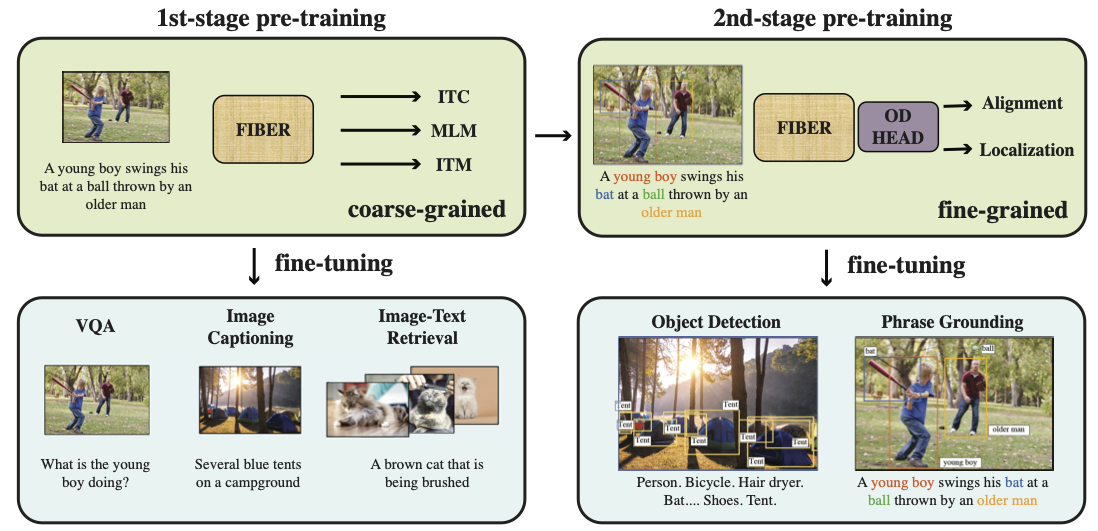
#> input picture figs/fiber_pipeline.png, 1098 x 531 px
$ python -i randaug.py   (imports and definitions only)
#> lines starting #> are read from the running program, lines starting #| are printed output that depends on the picture
#> further down, picture is the input picture: shape (531, 1098, 3); mean B, G, R 196.2, 210.2, 207.5
"""
    From https://github.com/salesforce/ALBEF/
"""
import cv2
import numpy as np


## aug functions
def identity_func(img):
    return img


# [31 lines left out: function autocontrast_func, not called in this run]


def equalize_func(img):
    """
    same output as PIL.ImageOps.equalize
    PIL's implementation is different from cv2.equalize
    """
    n_bins = 256

    def tune_channel(ch):
        hist = cv2.calcHist([ch], [0], None, [n_bins], [0, n_bins])
#> hist = 256 values, max 141034 at index 202, min 0 at index 0, mean 2277.5
        non_zero_hist = hist[hist != 0].reshape(-1)
#> non_zero_hist = 247 values, max 141034 at index 193, min 1 at index 0, mean 2360.5
        step = np.sum(non_zero_hist[:-1]) // (n_bins - 1)
#> step = 1742
        if step == 0:
            return ch
        n = np.empty_like(hist)
        n[0] = step // 2
        n[1:] = hist[:-1]
        table = (np.cumsum(n) // step).clip(0, 255).astype(np.uint8)
#> table = 256 values from 0 to 255
        return table[ch]
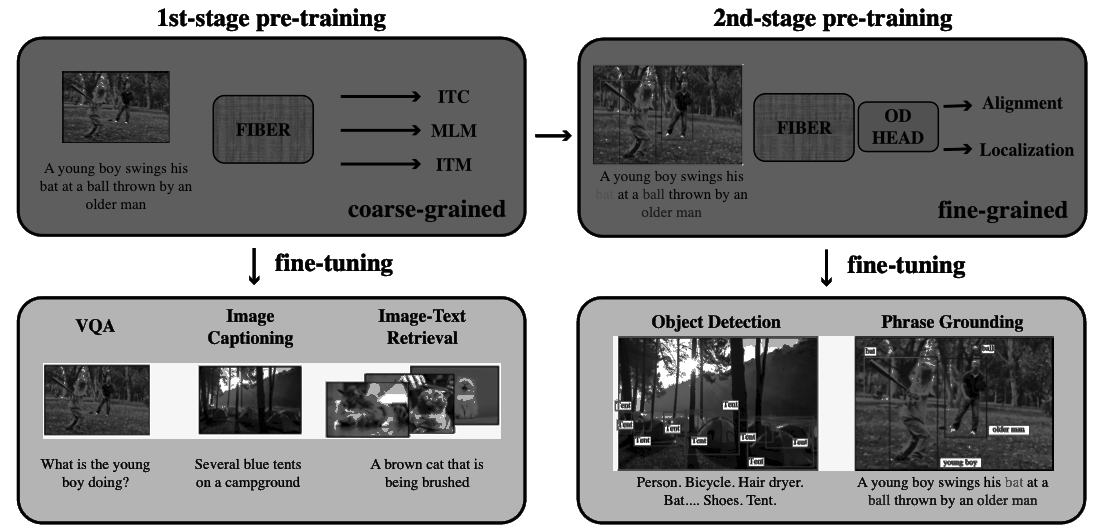
#> returned value: shape (531, 1098); min 0, max 255, mean 141.3

    channels = [tune_channel(ch) for ch in cv2.split(img)]
#> in tune_channel (call 2), `hist = cv2.calcHist([ch], [0], None, [n_bins], [0, n_bins])`: hist = 256 values, max 141102 at index 236, min 0 at index 0, mean 2277.5
#> in tune_channel (call 2), `non_zero_hist = hist[hist != 0].reshape(-1)`: non_zero_hist = 245 values, max 141102 at index 225, min 1 at index 0, mean 2379.7
#> in tune_channel (call 2), `step = np.sum(non_zero_hist[:-1]) // (n_bins - 1)`: step = 1741
#> in tune_channel (call 2), `return table[ch]`:
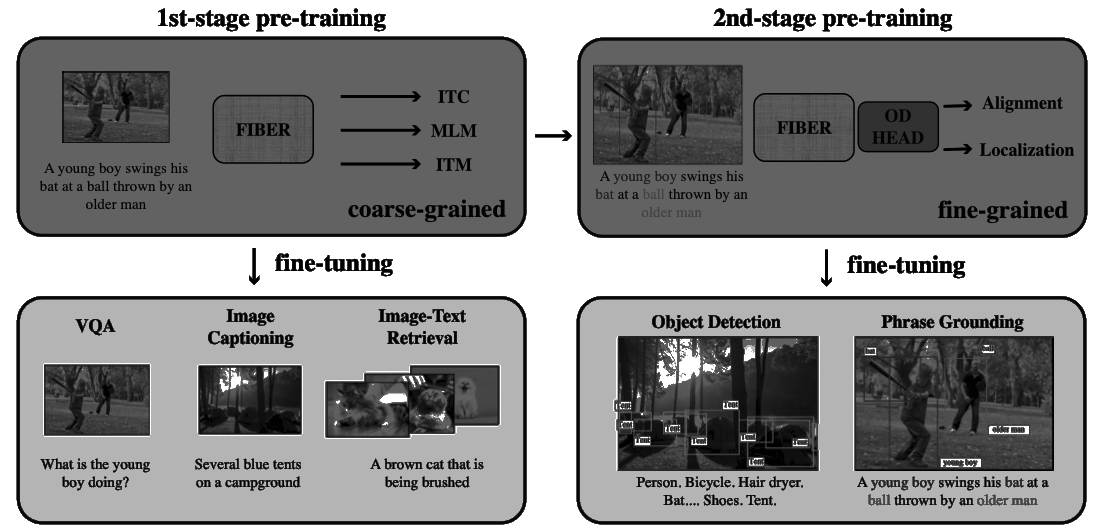
#> returned value: shape (531, 1098); min 0, max 255, mean 140.1
#> in tune_channel (call 3), `hist = cv2.calcHist([ch], [0], None, [n_bins], [0, n_bins])`: hist = 256 values, max 141732 at index 228, min 0 at index 0, mean 2277.5
#> in tune_channel (call 3), `non_zero_hist = hist[hist != 0].reshape(-1)`: non_zero_hist = 246 values, max 141732 at index 218, min 1 at index 0, mean 2370.1
#> in tune_channel (call 3), `step = np.sum(non_zero_hist[:-1]) // (n_bins - 1)`: step = 1740
#> in tune_channel (call 3), `return table[ch]`:
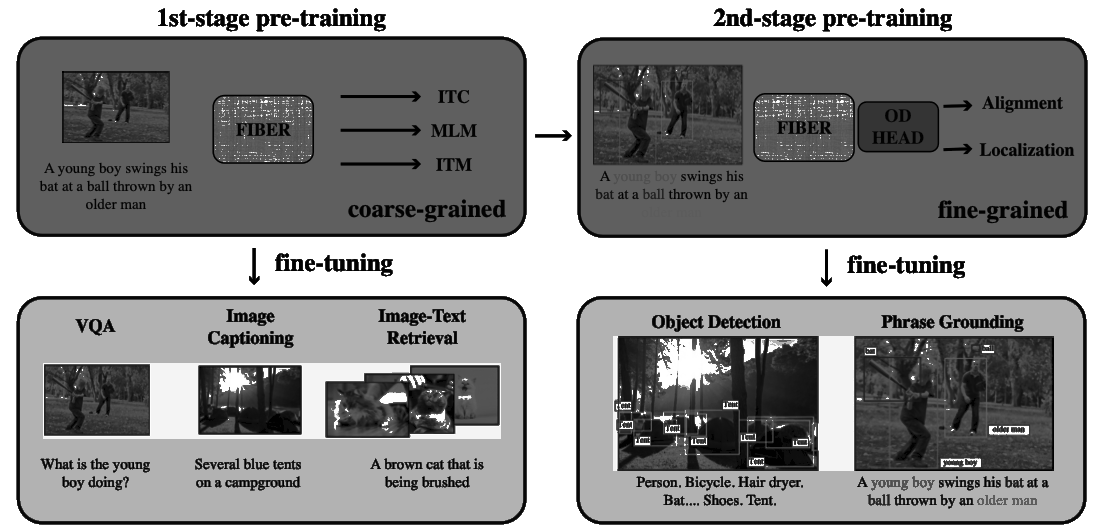
#> returned value: shape (531, 1098); min 0, max 255, mean 141.2
#> channels = 3 items
    out = cv2.merge(channels)
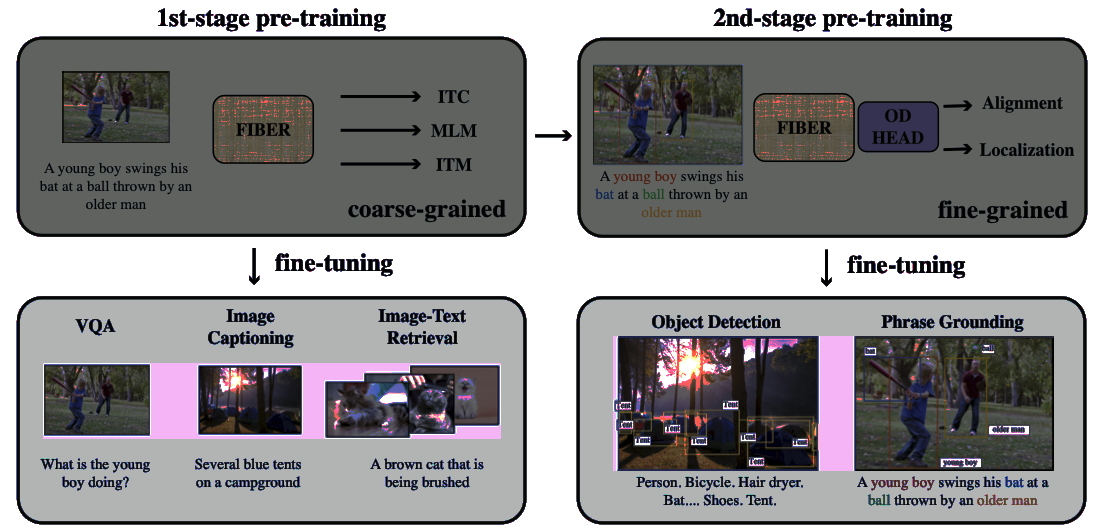
#> out: shape (531, 1098, 3); mean of channels 0, 1, 2 141.3, 140.1, 141.2; drawn as B, G, R
    return out


# [132 lines left out: functions rotate_func, solarize_func, color_func, contrast_func, brightness_func, sharpness_func and 6 more, not called in this run]


### level to args
def enhance_level_to_args(MAX_LEVEL):
    def level_to_args(level):
        return ((level / MAX_LEVEL) * 1.8 + 0.1,)

    return level_to_args


def shear_level_to_args(MAX_LEVEL, replace_value):
    # [5 lines left out: function level_to_args, not called in this run]

    return level_to_args


def translate_level_to_args(translate_const, MAX_LEVEL, replace_value):
    # [5 lines left out: function level_to_args, not called in this run]

    return level_to_args


# [6 lines left out: function cutout_level_to_args, not called in this run]


def solarize_level_to_args(MAX_LEVEL):
    def level_to_args(level):
        level = int((level / MAX_LEVEL) * 256)
        return (level,)

    return level_to_args


def none_level_to_args(level):
    return ()


def posterize_level_to_args(MAX_LEVEL):
    def level_to_args(level):
        level = int((level / MAX_LEVEL) * 4)
        return (level,)

    return level_to_args


def rotate_level_to_args(MAX_LEVEL, replace_value):
    # [5 lines left out: function level_to_args, not called in this run]

    return level_to_args


func_dict = {
    "Identity": identity_func,
    "AutoContrast": autocontrast_func,
    "Equalize": equalize_func,
    "Rotate": rotate_func,
    "Solarize": solarize_func,
    "Color": color_func,
    "Contrast": contrast_func,
    "Brightness": brightness_func,
    "Sharpness": sharpness_func,
    "ShearX": shear_x_func,
    "TranslateX": translate_x_func,
    "TranslateY": translate_y_func,
    "Posterize": posterize_func,
    "ShearY": shear_y_func,
}

translate_const = 10
MAX_LEVEL = 10
replace_value = (128, 128, 128)
arg_dict = {
    "Identity": none_level_to_args,
    "AutoContrast": none_level_to_args,
    "Equalize": none_level_to_args,
    "Rotate": rotate_level_to_args(MAX_LEVEL, replace_value),
    "Solarize": solarize_level_to_args(MAX_LEVEL),
    "Color": enhance_level_to_args(MAX_LEVEL),
    "Contrast": enhance_level_to_args(MAX_LEVEL),
    "Brightness": enhance_level_to_args(MAX_LEVEL),
    "Sharpness": enhance_level_to_args(MAX_LEVEL),
    "ShearX": shear_level_to_args(MAX_LEVEL, replace_value),
    "TranslateX": translate_level_to_args(translate_const, MAX_LEVEL, replace_value),
    "TranslateY": translate_level_to_args(translate_const, MAX_LEVEL, replace_value),
    "Posterize": posterize_level_to_args(MAX_LEVEL),
    "ShearY": shear_level_to_args(MAX_LEVEL, replace_value),
}


class RandomAugment(object):
    # [8 lines left out: function __init__, not called in this run]

    def get_random_ops(self):
        sampled_ops = np.random.choice(self.augs, self.N)
        return [(op, 0.5, self.M) for op in sampled_ops]

    # [10 lines left out: function __call__, not called in this run]

>>> import cv2
>>> picture = cv2.imread('../../../figs/fiber_pipeline.png')
>>> result = equalize_func(picture)
